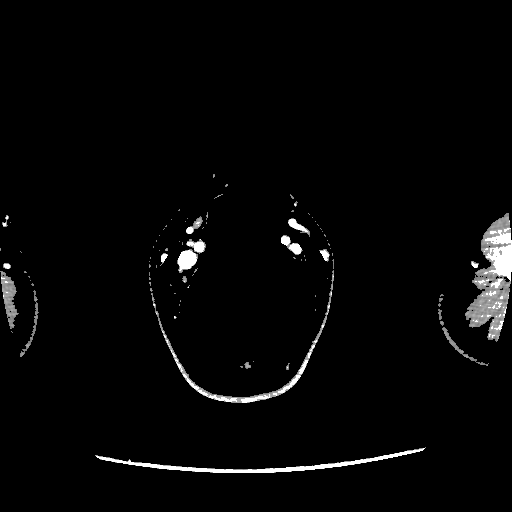
#> input picture 医学测试库/dataset/求最小外切圆的直径/1dcm.jpg, 512 x 512 px
$ python test.py   (older library calls are emulated)
#> lines starting #> are read from the running program, lines starting #| are printed output that depends on the picture; after the words box and inside, x2 and y2 are one past the last pixel; in counts of white or black regions, pixels touching at a corner belong together
import cv2
import numpy as np
import matplotlib.pyplot as plt
from skimage import morphology
'''
只需要移除 大块区域，即静脉动脉等    小噪声后续通过外接圆直径去除
'''

aaa=cv2.imread('1dcm.jpg',cv2.IMREAD_GRAYSCALE)
#> aaa is the input picture: shape (512, 512); min 0, max 255, mean 6.3
aaa=aaa[0:450,100:400]
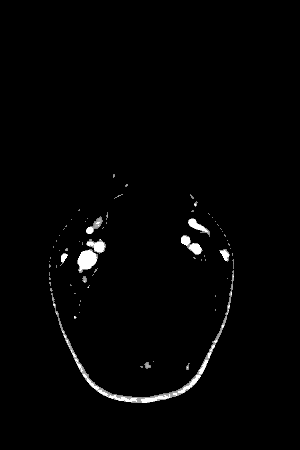
#> aaa: shape (450, 300); min 0, max 255, mean 4.1
dicom_np = np.uint8(aaa)
ret, img = cv2.threshold(dicom_np,1,1, cv2.THRESH_BINARY)  # 二值化
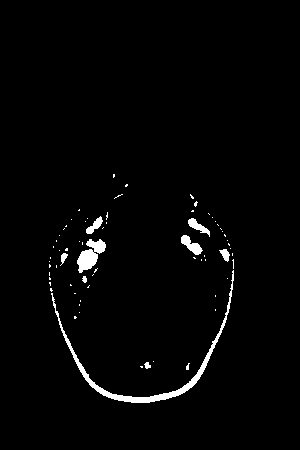
#> img: shape (450, 300); values 0 (black) and 1 (white), 2% white; 70 white regions (61 under 20 px)
im2, contours, _ = cv2.findContours(img, cv2.RETR_LIST, cv2.CHAIN_APPROX_SIMPLE)  # 查找轮廓
#> contours = 70 contours, 62 with area under 20; largest, box (x1, y1, x2, y2) and area: (51, 270, 234, 403) 1030, (77, 239, 106, 273) 453, (181, 235, 203, 255) 178, (188, 218, 210, 237) 127, (86, 216, 103, 234) 108, (219, 249, 230, 262) 64, (60, 253, 68, 266) 34, (144, 362, 151, 369) 22
plt.subplot(1, 4, 1)
plt.title('all_contours')
plt.imshow(im2, cmap='gray')

#   保留大块区域

aaa=img.astype(bool) # 将0-1强转为boolean类型
# 输入需要是bool类型数据
dst=morphology.remove_small_objects(aaa,min_size=200,connectivity=1)  #dst为boolean类型
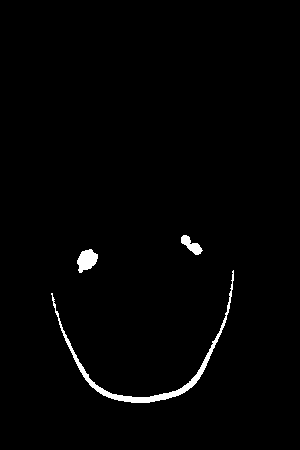
#> dst: shape (450, 300) bool; 1.4% white; 3 white regions, box (x1, y1, x2, y2) and area: (51, 270, 234, 403) 1338, (77, 249, 98, 273) 333, (181, 235, 203, 255) 207
plt.subplot(1, 4, 2)
plt.title('contours_big')
plt.imshow(dst, cmap='gray')


#  原图- 大块区域 =小块区域
plt.subplot(1, 4, 3)
plt.title('origin-big')
plt.imshow(img-dst, cmap='gray')

#排除特别小的
bbb=(img-dst).astype(bool) # 将0-1强转为boolean类型
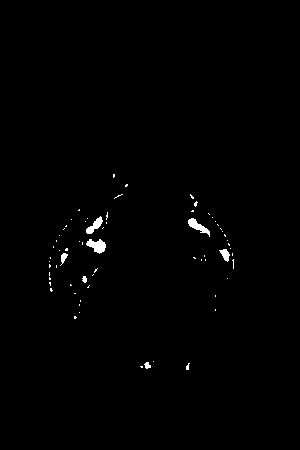
#> bbb: shape (450, 300) bool; 0.66% white; 68 white regions (61 under 20 px), largest, box (x1, y1, x2, y2) and area: (86, 239, 106, 254) 180, (188, 218, 210, 237) 157, (86, 216, 103, 234) 132
# 输入需要是bool类型数据
dst2=morphology.remove_small_objects(bbb,min_size=10,connectivity=1)  #dst为boolean类型
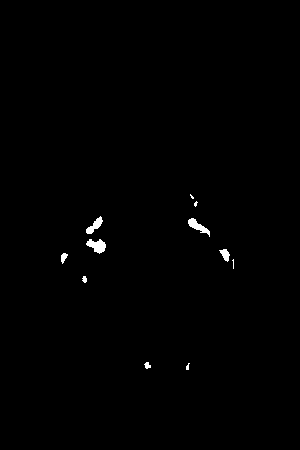
#> dst2: shape (450, 300) bool; 0.52% white; 11 white regions (4 under 20 px), largest, box (x1, y1, x2, y2) and area: (86, 239, 106, 254) 180, (188, 218, 210, 237) 157, (86, 216, 103, 234) 132
plt.subplot(1, 4, 4)
plt.title('result')
plt.imshow(dst2, cmap='gray')
plt.show()

dst222=dst2.astype(int)
#> dst222: shape (450, 300) int64; values 0 (black) and 1 (white), 0.52% white; 11 white regions (4 under 20 px)

dst222 = np.uint8(dst222)
im22, contours2, _ = cv2.findContours(dst222, cv2.RETR_LIST, cv2.CHAIN_APPROX_SIMPLE)  # 查找轮廓
#> contours2 = 11 contours, 5 with area under 20; largest, box (x1, y1, x2, y2) and area: (86, 239, 106, 254) 153, (188, 218, 210, 237) 127, (86, 216, 103, 234) 108, (219, 249, 230, 262) 64, (61, 253, 68, 264) 34, (144, 362, 151, 369) 22


# # 画出所有的外切圆
# for i in range(len(contours2)):
#     (x, y), radius = cv2.minEnclosingCircle(contours2[i])
#     center = (int(x), int(y))
#     radius = int(radius)  # 半径(x,y),radius =cv2.minEnclosingCircle(contours2[0])
#     cv2.circle(dst222, center, radius, (255, 0, 0), 2)
#
#
#
# cv2.imshow('a',dst222)
# cv2.waitKey(0)
plt.subplot(1, 2,1)
plt.title('mask')
plt.imshow(dst222, cmap='Greys_r')  # mask


from skimage.measure import label, regionprops
lablel_mask=label(dst222)
#> lablel_mask: shape (450, 300) int64; 12 distinct labels, from 0 to 11
props = regionprops(lablel_mask)  # 求外接矩形
#> props = 11 regions; largest, box (x1, y1, x2, y2) and area: (86, 239, 106, 254) 180, (188, 218, 210, 237) 157, (86, 216, 103, 234) 132, (219, 249, 230, 262) 80, (61, 253, 68, 264) 47
for prop in props:
        # 输入参数分别为图像、左上角坐标、右下角坐标、颜色数组、粗细
        cv2.rectangle(im2, (prop.bbox[1], prop.bbox[0]), (prop.bbox[3], prop.bbox[2]), (255, 0, 0), 2)
#> this loop made 11 passes
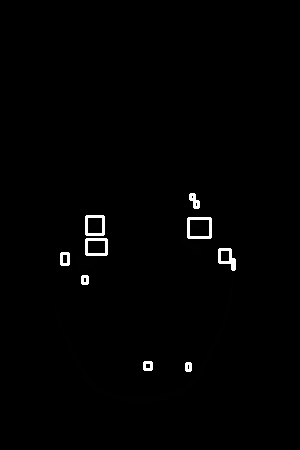
#> im2: shape (450, 300); 0.94% of pixels changed, all inside (x1, y1, x2, y2) = (60, 193, 236, 372)

plt.subplot(1, 2, 2)
plt.title('bounding box')
plt.imshow(im2, cmap='Greys_r')  # mask
plt.show()
print()
